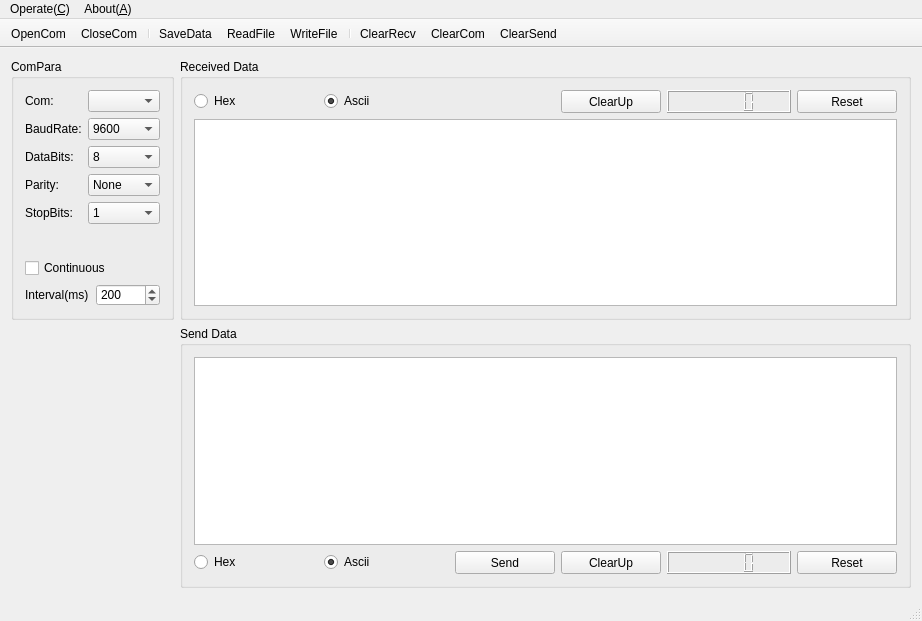
<?xml version="1.0" encoding="UTF-8"?>
<ui version="4.0">
 <class>MainWindow</class>
 <widget class="QMainWindow" name="MainWindow">
  <property name="enabled">
   <bool>true</bool>
  </property>
  <property name="geometry">
   <rect>
    <x>0</x>
    <y>0</y>
    <width>922</width>
    <height>621</height>
   </rect>
  </property>
  <property name="minimumSize">
   <size>
    <width>820</width>
    <height>580</height>
   </size>
  </property>
  <property name="font">
   <font>
    <family>Times New Roman</family>
    <pointsize>9</pointsize>
   </font>
  </property>
  <property name="cursor">
   <cursorShape>PointingHandCursor</cursorShape>
  </property>
  <property name="contextMenuPolicy">
   <enum>Qt::NoContextMenu</enum>
  </property>
  <property name="windowTitle">
   <string>DeluCom Debugger V1.0</string>
  </property>
  <property name="styleSheet">
   <string notr="true">QDialog{background:rgb(229, 255, 239)}
QStatusBar{background:url(:/images/header.bmp)}
QPushButton{background:url(:/images/header.bmp)}
QLCDNumber{background:url(:/images/lcd.bmp)}








</string>
  </property>
  <property name="iconSize">
   <size>
    <width>16</width>
    <height>16</height>
   </size>
  </property>
  <property name="toolButtonStyle">
   <enum>Qt::ToolButtonTextBesideIcon</enum>
  </property>
  <property name="animated">
   <bool>true</bool>
  </property>
  <widget class="QWidget" name="centralWidget">
   <layout class="QGridLayout" name="gridLayout_6">
    <item row="0" column="0">
     <widget class="QGroupBox" name="groupBox">
      <property name="styleSheet">
       <string notr="true"/>
      </property>
      <property name="title">
       <string>ComPara</string>
      </property>
      <property name="flat">
       <bool>false</bool>
      </property>
      <layout class="QGridLayout" name="gridLayout_4">
       <item row="0" column="0">
        <layout class="QGridLayout" name="gridLayout_3">
         <item row="0" column="0">
          <widget class="QLabel" name="label">
           <property name="sizePolicy">
            <sizepolicy hsizetype="Preferred" vsizetype="Fixed">
             <horstretch>0</horstretch>
             <verstretch>0</verstretch>
            </sizepolicy>
           </property>
           <property name="text">
            <string>Com:</string>
           </property>
          </widget>
         </item>
         <item row="0" column="1">
          <widget class="QComboBox" name="portNameComboBox"/>
         </item>
         <item row="1" column="0">
          <widget class="QLabel" name="label_2">
           <property name="sizePolicy">
            <sizepolicy hsizetype="Preferred" vsizetype="Fixed">
             <horstretch>0</horstretch>
             <verstretch>0</verstretch>
            </sizepolicy>
           </property>
           <property name="text">
            <string>BaudRate:</string>
           </property>
          </widget>
         </item>
         <item row="1" column="1">
          <widget class="QComboBox" name="baudRateComboBox">
           <property name="currentIndex">
            <number>12</number>
           </property>
           <item>
            <property name="text">
             <string>50</string>
            </property>
           </item>
           <item>
            <property name="text">
             <string>75</string>
            </property>
           </item>
           <item>
            <property name="text">
             <string>110</string>
            </property>
           </item>
           <item>
            <property name="text">
             <string>134</string>
            </property>
           </item>
           <item>
            <property name="text">
             <string>150</string>
            </property>
           </item>
           <item>
            <property name="text">
             <string>200</string>
            </property>
           </item>
           <item>
            <property name="text">
             <string>300</string>
            </property>
           </item>
           <item>
            <property name="text">
             <string>600</string>
            </property>
           </item>
           <item>
            <property name="text">
             <string>1200</string>
            </property>
           </item>
           <item>
            <property name="text">
             <string>1800</string>
            </property>
           </item>
           <item>
            <property name="text">
             <string>2400</string>
            </property>
           </item>
           <item>
            <property name="text">
             <string>4800</string>
            </property>
           </item>
           <item>
            <property name="text">
             <string>9600</string>
            </property>
           </item>
           <item>
            <property name="text">
             <string>14400</string>
            </property>
           </item>
           <item>
            <property name="text">
             <string>19200</string>
            </property>
           </item>
           <item>
            <property name="text">
             <string>38400</string>
            </property>
           </item>
           <item>
            <property name="text">
             <string>56000</string>
            </property>
           </item>
           <item>
            <property name="text">
             <string>57600</string>
            </property>
           </item>
           <item>
            <property name="text">
             <string>76800</string>
            </property>
           </item>
           <item>
            <property name="text">
             <string>115200</string>
            </property>
           </item>
           <item>
            <property name="text">
             <string>128000</string>
            </property>
           </item>
           <item>
            <property name="text">
             <string>256000</string>
            </property>
           </item>
          </widget>
         </item>
         <item row="2" column="0">
          <widget class="QLabel" name="label_3">
           <property name="sizePolicy">
            <sizepolicy hsizetype="Preferred" vsizetype="Fixed">
             <horstretch>0</horstretch>
             <verstretch>0</verstretch>
            </sizepolicy>
           </property>
           <property name="text">
            <string>DataBits:</string>
           </property>
          </widget>
         </item>
         <item row="2" column="1">
          <widget class="QComboBox" name="dataBitsComboBox">
           <property name="currentIndex">
            <number>3</number>
           </property>
           <item>
            <property name="text">
             <string>5</string>
            </property>
           </item>
           <item>
            <property name="text">
             <string>6</string>
            </property>
           </item>
           <item>
            <property name="text">
             <string>7</string>
            </property>
           </item>
           <item>
            <property name="text">
             <string>8</string>
            </property>
           </item>
          </widget>
         </item>
         <item row="3" column="0">
          <widget class="QLabel" name="label_4">
           <property name="sizePolicy">
            <sizepolicy hsizetype="Preferred" vsizetype="Fixed">
             <horstretch>0</horstretch>
             <verstretch>0</verstretch>
            </sizepolicy>
           </property>
           <property name="text">
            <string>Parity:</string>
           </property>
          </widget>
         </item>
         <item row="3" column="1">
          <widget class="QComboBox" name="parityComboBox">
           <item>
            <property name="text">
             <string>None</string>
            </property>
           </item>
           <item>
            <property name="text">
             <string>Odd</string>
            </property>
           </item>
           <item>
            <property name="text">
             <string>Even</string>
            </property>
           </item>
          </widget>
         </item>
         <item row="4" column="0">
          <widget class="QLabel" name="label_5">
           <property name="sizePolicy">
            <sizepolicy hsizetype="Preferred" vsizetype="Fixed">
             <horstretch>0</horstretch>
             <verstretch>0</verstretch>
            </sizepolicy>
           </property>
           <property name="text">
            <string>StopBits:</string>
           </property>
          </widget>
         </item>
         <item row="4" column="1">
          <widget class="QComboBox" name="stopBitsComboBox">
           <item>
            <property name="text">
             <string>1</string>
            </property>
           </item>
           <item>
            <property name="text">
             <string>1.5</string>
            </property>
           </item>
           <item>
            <property name="text">
             <string>2</string>
            </property>
           </item>
          </widget>
         </item>
        </layout>
       </item>
       <item row="1" column="0">
        <spacer name="verticalSpacer">
         <property name="orientation">
          <enum>Qt::Vertical</enum>
         </property>
         <property name="sizeType">
          <enum>QSizePolicy::Expanding</enum>
         </property>
         <property name="sizeHint" stdset="0">
          <size>
           <width>20</width>
           <height>20</height>
          </size>
         </property>
        </spacer>
       </item>
       <item row="2" column="0">
        <widget class="QCheckBox" name="obocheckBox">
         <property name="text">
          <string>Continuous</string>
         </property>
        </widget>
       </item>
       <item row="3" column="0">
        <layout class="QGridLayout" name="gridLayout_2">
         <item row="0" column="0">
          <widget class="QLabel" name="label_6">
           <property name="sizePolicy">
            <sizepolicy hsizetype="Preferred" vsizetype="Fixed">
             <horstretch>0</horstretch>
             <verstretch>0</verstretch>
            </sizepolicy>
           </property>
           <property name="text">
            <string>Interval(ms)</string>
           </property>
          </widget>
         </item>
         <item row="0" column="1">
          <widget class="QSpinBox" name="delayspinBox">
           <property name="sizePolicy">
            <sizepolicy hsizetype="Preferred" vsizetype="Fixed">
             <horstretch>0</horstretch>
             <verstretch>0</verstretch>
            </sizepolicy>
           </property>
           <property name="minimum">
            <number>10</number>
           </property>
           <property name="maximum">
            <number>5000</number>
           </property>
           <property name="value">
            <number>200</number>
           </property>
          </widget>
         </item>
        </layout>
       </item>
      </layout>
     </widget>
    </item>
    <item row="0" column="1">
     <widget class="QGroupBox" name="groupBox_2">
      <property name="sizePolicy">
       <sizepolicy hsizetype="Expanding" vsizetype="Preferred">
        <horstretch>0</horstretch>
        <verstretch>0</verstretch>
       </sizepolicy>
      </property>
      <property name="styleSheet">
       <string notr="true"/>
      </property>
      <property name="title">
       <string>Received Data</string>
      </property>
      <property name="flat">
       <bool>true</bool>
      </property>
      <layout class="QGridLayout" name="gridLayout">
       <item row="0" column="0">
        <widget class="QRadioButton" name="chradioButton">
         <property name="toolTip">
          <string>&lt;html&gt;&lt;head/&gt;&lt;body&gt;&lt;p&gt;disp data as hex &lt;/p&gt;&lt;/body&gt;&lt;/html&gt;</string>
         </property>
         <property name="text">
          <string>Hex</string>
         </property>
        </widget>
       </item>
       <item row="0" column="1">
        <widget class="QRadioButton" name="ccradioButton">
         <property name="toolTip">
          <string>&lt;html&gt;&lt;head/&gt;&lt;body&gt;&lt;p&gt;disp data as ascii&lt;/p&gt;&lt;/body&gt;&lt;/html&gt;</string>
         </property>
         <property name="text">
          <string>Ascii</string>
         </property>
         <property name="checked">
          <bool>true</bool>
         </property>
        </widget>
       </item>
       <item row="0" column="2">
        <widget class="QPushButton" name="btnRecv">
         <property name="sizePolicy">
          <sizepolicy hsizetype="Preferred" vsizetype="Fixed">
           <horstretch>0</horstretch>
           <verstretch>0</verstretch>
          </sizepolicy>
         </property>
         <property name="minimumSize">
          <size>
           <width>0</width>
           <height>23</height>
          </size>
         </property>
         <property name="maximumSize">
          <size>
           <width>100</width>
           <height>23</height>
          </size>
         </property>
         <property name="text">
          <string/>
         </property>
         <property name="autoDefault">
          <bool>false</bool>
         </property>
         <property name="default">
          <bool>false</bool>
         </property>
         <property name="flat">
          <bool>true</bool>
         </property>
        </widget>
       </item>
       <item row="0" column="3">
        <widget class="QPushButton" name="clearRecvBtn">
         <property name="minimumSize">
          <size>
           <width>0</width>
           <height>23</height>
          </size>
         </property>
         <property name="maximumSize">
          <size>
           <width>100</width>
           <height>23</height>
          </size>
         </property>
         <property name="text">
          <string>ClearUp</string>
         </property>
         <property name="icon">
          <iconset resource="images.qrc">
           <normaloff>:/images/edit-clear.png</normaloff>:/images/edit-clear.png</iconset>
         </property>
        </widget>
       </item>
       <item row="0" column="4">
        <widget class="QLCDNumber" name="recvBytesLcdNumber">
         <property name="sizePolicy">
          <sizepolicy hsizetype="Preferred" vsizetype="Fixed">
           <horstretch>0</horstretch>
           <verstretch>0</verstretch>
          </sizepolicy>
         </property>
         <property name="toolTip">
          <string>Bytes number of received data</string>
         </property>
         <property name="styleSheet">
          <string notr="true"/>
         </property>
        </widget>
       </item>
       <item row="0" column="5">
        <widget class="QPushButton" name="btnResetRecvLcd">
         <property name="minimumSize">
          <size>
           <width>0</width>
           <height>23</height>
          </size>
         </property>
         <property name="maximumSize">
          <size>
           <width>100</width>
           <height>23</height>
          </size>
         </property>
         <property name="text">
          <string>Reset</string>
         </property>
         <property name="icon">
          <iconset resource="images.qrc">
           <normaloff>:/images/edit-clear.png</normaloff>:/images/edit-clear.png</iconset>
         </property>
        </widget>
       </item>
       <item row="1" column="0" colspan="6">
        <widget class="QTextBrowser" name="textBrowserRecv">
         <property name="sizePolicy">
          <sizepolicy hsizetype="Expanding" vsizetype="Preferred">
           <horstretch>0</horstretch>
           <verstretch>0</verstretch>
          </sizepolicy>
         </property>
        </widget>
       </item>
      </layout>
     </widget>
    </item>
    <item row="1" column="0">
     <widget class="QLabel" name="label_7">
      <property name="minimumSize">
       <size>
        <width>0</width>
        <height>30</height>
       </size>
      </property>
      <property name="text">
       <string/>
      </property>
      <property name="pixmap">
       <pixmap resource="images.qrc">:/images/delu.png</pixmap>
      </property>
      <property name="alignment">
       <set>Qt::AlignCenter</set>
      </property>
     </widget>
    </item>
    <item row="1" column="1">
     <widget class="QGroupBox" name="groupBox_4">
      <property name="sizePolicy">
       <sizepolicy hsizetype="Expanding" vsizetype="Preferred">
        <horstretch>0</horstretch>
        <verstretch>0</verstretch>
       </sizepolicy>
      </property>
      <property name="styleSheet">
       <string notr="true"/>
      </property>
      <property name="title">
       <string>Send Data</string>
      </property>
      <property name="flat">
       <bool>true</bool>
      </property>
      <layout class="QGridLayout" name="gridLayout_5">
       <item row="0" column="0" colspan="6">
        <widget class="QTextEdit" name="textEditSend">
         <property name="overwriteMode">
          <bool>false</bool>
         </property>
        </widget>
       </item>
       <item row="1" column="0">
        <widget class="QRadioButton" name="chradioButton2">
         <property name="toolTip">
          <string>&lt;html&gt;&lt;head/&gt;&lt;body&gt;&lt;p&gt;disp data as hex&lt;/p&gt;&lt;/body&gt;&lt;/html&gt;</string>
         </property>
         <property name="text">
          <string>Hex</string>
         </property>
        </widget>
       </item>
       <item row="1" column="1">
        <widget class="QRadioButton" name="ccradioButton2">
         <property name="toolTip">
          <string>&lt;html&gt;&lt;head/&gt;&lt;body&gt;&lt;p&gt;disp data as ascii&lt;/p&gt;&lt;/body&gt;&lt;/html&gt;</string>
         </property>
         <property name="text">
          <string>Ascii</string>
         </property>
         <property name="checked">
          <bool>true</bool>
         </property>
        </widget>
       </item>
       <item row="1" column="2">
        <widget class="QPushButton" name="sendmsgBtn">
         <property name="sizePolicy">
          <sizepolicy hsizetype="Preferred" vsizetype="Fixed">
           <horstretch>0</horstretch>
           <verstretch>0</verstretch>
          </sizepolicy>
         </property>
         <property name="minimumSize">
          <size>
           <width>0</width>
           <height>23</height>
          </size>
         </property>
         <property name="maximumSize">
          <size>
           <width>100</width>
           <height>23</height>
          </size>
         </property>
         <property name="text">
          <string>Send</string>
         </property>
         <property name="icon">
          <iconset resource="images.qrc">
           <normaloff>:/images/send.png</normaloff>:/images/send.png</iconset>
         </property>
         <property name="autoDefault">
          <bool>false</bool>
         </property>
         <property name="default">
          <bool>false</bool>
         </property>
        </widget>
       </item>
       <item row="1" column="3">
        <widget class="QPushButton" name="clearSendBtn">
         <property name="minimumSize">
          <size>
           <width>0</width>
           <height>23</height>
          </size>
         </property>
         <property name="maximumSize">
          <size>
           <width>100</width>
           <height>23</height>
          </size>
         </property>
         <property name="text">
          <string>ClearUp</string>
         </property>
         <property name="icon">
          <iconset resource="images.qrc">
           <normaloff>:/images/edit-clear.png</normaloff>:/images/edit-clear.png</iconset>
         </property>
        </widget>
       </item>
       <item row="1" column="4">
        <widget class="QLCDNumber" name="sendBytesLcdNumber">
         <property name="sizePolicy">
          <sizepolicy hsizetype="Preferred" vsizetype="Preferred">
           <horstretch>0</horstretch>
           <verstretch>0</verstretch>
          </sizepolicy>
         </property>
         <property name="toolTip">
          <string>Bytes number of send data</string>
         </property>
         <property name="styleSheet">
          <string notr="true"/>
         </property>
        </widget>
       </item>
       <item row="1" column="5">
        <widget class="QPushButton" name="btnResetSendLcd">
         <property name="minimumSize">
          <size>
           <width>0</width>
           <height>23</height>
          </size>
         </property>
         <property name="maximumSize">
          <size>
           <width>100</width>
           <height>23</height>
          </size>
         </property>
         <property name="text">
          <string>Reset</string>
         </property>
         <property name="icon">
          <iconset resource="images.qrc">
           <normaloff>:/images/edit-clear.png</normaloff>:/images/edit-clear.png</iconset>
         </property>
        </widget>
       </item>
      </layout>
     </widget>
    </item>
   </layout>
  </widget>
  <widget class="QMenuBar" name="menuBar">
   <property name="geometry">
    <rect>
     <x>0</x>
     <y>0</y>
     <width>922</width>
     <height>26</height>
    </rect>
   </property>
   <widget class="QMenu" name="menu">
    <property name="title">
     <string>Operate(&amp;C)</string>
    </property>
    <addaction name="separator"/>
    <addaction name="actionOpen"/>
    <addaction name="actionClose"/>
    <addaction name="separator"/>
    <addaction name="actionSave"/>
    <addaction name="actionLoadfile"/>
    <addaction name="actionWriteToFile"/>
    <addaction name="separator"/>
    <addaction name="actionClearRecvBytes"/>
    <addaction name="actionCleanPort"/>
    <addaction name="actionClearSendBytes"/>
    <addaction name="separator"/>
    <addaction name="actionExit"/>
   </widget>
   <widget class="QMenu" name="menu_2">
    <property name="title">
     <string>About(&amp;A)</string>
    </property>
    <addaction name="actionAbout"/>
   </widget>
   <addaction name="menu"/>
   <addaction name="menu_2"/>
  </widget>
  <widget class="QToolBar" name="mainToolBar">
   <property name="sizePolicy">
    <sizepolicy hsizetype="Preferred" vsizetype="Fixed">
     <horstretch>0</horstretch>
     <verstretch>0</verstretch>
    </sizepolicy>
   </property>
   <property name="minimumSize">
    <size>
     <width>0</width>
     <height>0</height>
    </size>
   </property>
   <property name="maximumSize">
    <size>
     <width>16777215</width>
     <height>55</height>
    </size>
   </property>
   <property name="font">
    <font>
     <pointsize>9</pointsize>
    </font>
   </property>
   <property name="cursor">
    <cursorShape>PointingHandCursor</cursorShape>
   </property>
   <property name="focusPolicy">
    <enum>Qt::StrongFocus</enum>
   </property>
   <property name="contextMenuPolicy">
    <enum>Qt::NoContextMenu</enum>
   </property>
   <property name="movable">
    <bool>false</bool>
   </property>
   <property name="allowedAreas">
    <set>Qt::NoToolBarArea</set>
   </property>
   <property name="iconSize">
    <size>
     <width>20</width>
     <height>20</height>
    </size>
   </property>
   <property name="floatable">
    <bool>true</bool>
   </property>
   <attribute name="toolBarArea">
    <enum>TopToolBarArea</enum>
   </attribute>
   <attribute name="toolBarBreak">
    <bool>false</bool>
   </attribute>
   <addaction name="actionOpen"/>
   <addaction name="actionClose"/>
   <addaction name="separator"/>
   <addaction name="actionSave"/>
   <addaction name="actionLoadfile"/>
   <addaction name="actionWriteToFile"/>
   <addaction name="separator"/>
   <addaction name="actionClearRecvBytes"/>
   <addaction name="actionCleanPort"/>
   <addaction name="actionClearSendBytes"/>
  </widget>
  <widget class="QStatusBar" name="statusBar"/>
  <action name="actionOpen">
   <property name="icon">
    <iconset resource="images.qrc">
     <normaloff>:/images/open.png</normaloff>:/images/open.png</iconset>
   </property>
   <property name="text">
    <string>OpenCom</string>
   </property>
   <property name="toolTip">
    <string>Open Com</string>
   </property>
   <property name="statusTip">
    <string>Open Com</string>
   </property>
  </action>
  <action name="actionClose">
   <property name="icon">
    <iconset resource="images.qrc">
     <normaloff>:/images/stop.png</normaloff>:/images/stop.png</iconset>
   </property>
   <property name="text">
    <string>CloseCom</string>
   </property>
   <property name="toolTip">
    <string>Close Com</string>
   </property>
   <property name="statusTip">
    <string>Close Com</string>
   </property>
  </action>
  <action name="actionExit">
   <property name="icon">
    <iconset resource="images.qrc">
     <normaloff>:/images/exit.png</normaloff>:/images/exit.png</iconset>
   </property>
   <property name="text">
    <string>Exit</string>
   </property>
   <property name="toolTip">
    <string>Exit</string>
   </property>
   <property name="statusTip">
    <string>Exit</string>
   </property>
  </action>
  <action name="actionAbout">
   <property name="icon">
    <iconset resource="images.qrc">
     <normaloff>:/images/mesage.png</normaloff>:/images/mesage.png</iconset>
   </property>
   <property name="text">
    <string>About QCom</string>
   </property>
   <property name="toolTip">
    <string>About QCom</string>
   </property>
   <property name="statusTip">
    <string>About Qcom</string>
   </property>
  </action>
  <action name="actionSave">
   <property name="icon">
    <iconset resource="images.qrc">
     <normaloff>:/images/save.png</normaloff>:/images/save.png</iconset>
   </property>
   <property name="text">
    <string>SaveData</string>
   </property>
   <property name="toolTip">
    <string>Save Data</string>
   </property>
   <property name="statusTip">
    <string>Save Data</string>
   </property>
  </action>
  <action name="actionClearRecvBytes">
   <property name="icon">
    <iconset resource="images.qrc">
     <normaloff>:/images/clearbytes.png</normaloff>:/images/clearbytes.png</iconset>
   </property>
   <property name="text">
    <string>ClearRecv</string>
   </property>
   <property name="toolTip">
    <string>Clear Received Data</string>
   </property>
   <property name="statusTip">
    <string>Clear Received Data</string>
   </property>
  </action>
  <action name="actionLoadfile">
   <property name="icon">
    <iconset resource="images.qrc">
     <normaloff>:/images/loadfile.png</normaloff>:/images/loadfile.png</iconset>
   </property>
   <property name="text">
    <string>ReadFile</string>
   </property>
   <property name="toolTip">
    <string>Load file as data to be send</string>
   </property>
   <property name="statusTip">
    <string>Load file as data to be send</string>
   </property>
  </action>
  <action name="actionCleanPort">
   <property name="icon">
    <iconset resource="images.qrc">
     <normaloff>:/images/cleanport.png</normaloff>:/images/cleanport.png</iconset>
   </property>
   <property name="text">
    <string>ClearCom</string>
   </property>
   <property name="toolTip">
    <string>Clear Data of Com I/O </string>
   </property>
   <property name="statusTip">
    <string>Clear Data of Com I/O </string>
   </property>
  </action>
  <action name="actionWriteToFile">
   <property name="checkable">
    <bool>true</bool>
   </property>
   <property name="icon">
    <iconset resource="images.qrc">
     <normaloff>:/images/write2file.png</normaloff>:/images/write2file.png</iconset>
   </property>
   <property name="text">
    <string>WriteFile</string>
   </property>
   <property name="toolTip">
    <string>Write File</string>
   </property>
   <property name="statusTip">
    <string>Write File</string>
   </property>
  </action>
  <action name="actionClearSendBytes">
   <property name="icon">
    <iconset resource="images.qrc">
     <normaloff>:/images/clearbytes.png</normaloff>:/images/clearbytes.png</iconset>
   </property>
   <property name="text">
    <string>ClearSend</string>
   </property>
   <property name="toolTip">
    <string>Clear Send Data</string>
   </property>
   <property name="statusTip">
    <string>Clear Send Data</string>
   </property>
  </action>
 </widget>
 <layoutdefault spacing="6" margin="11"/>
 <resources>
  <include location="images.qrc"/>
 </resources>
 <connections/>
</ui>
